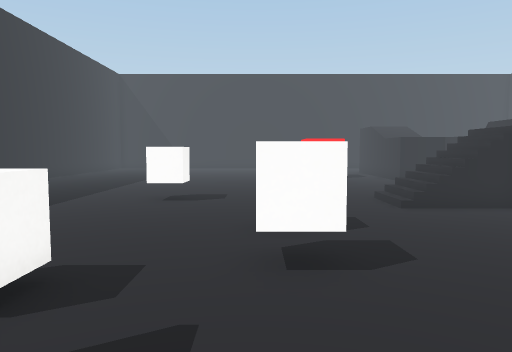
view 1 (above)

21 first-person views from a walk through a 3-D level made in the Unity game engine. The camera is 1.4 m above the floor, tilts 4° down and sees 70° across. The floor is counted in squares, 1 m on a side. Each view is taken from the middle of a square. On the plan, view 1 faces up. The plan holds only what a view shows up to about 16 squares ahead; the rest is blank. The player character is not drawn. Some animated figures are left out. Some surface patterns are stand-ins.

view 2
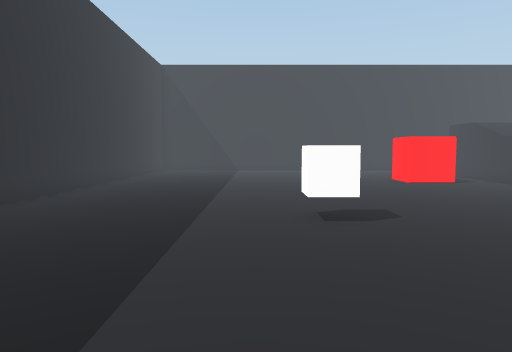

view 3
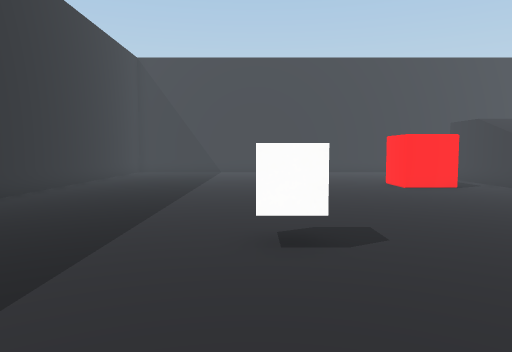

view 4
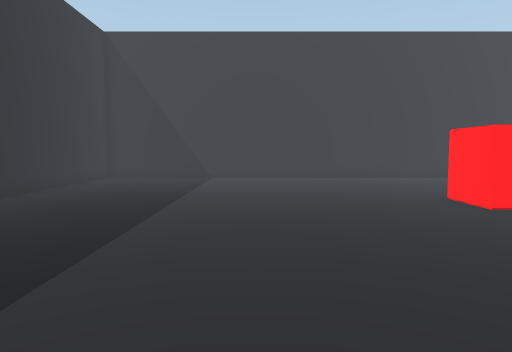

view 5
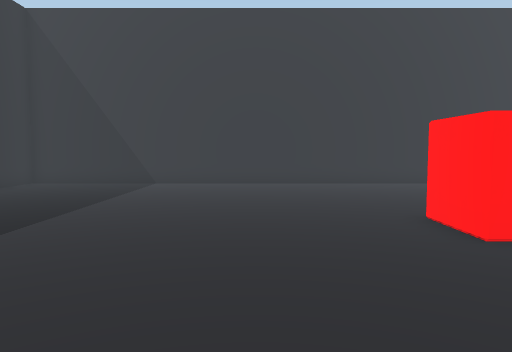

view 6
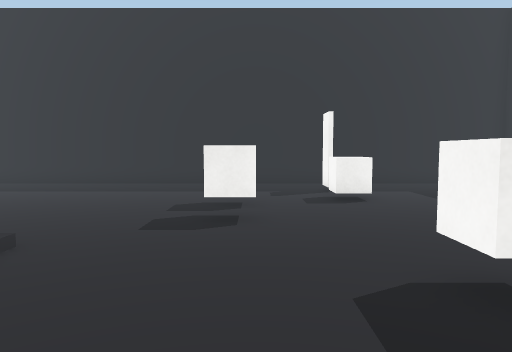

view 7
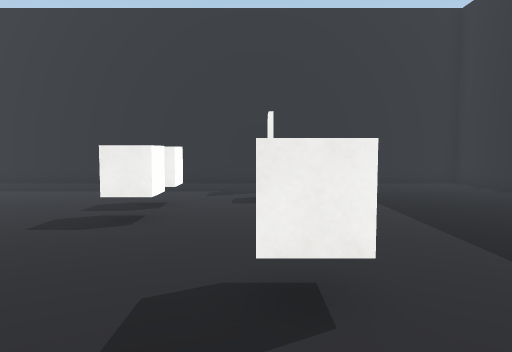

view 8
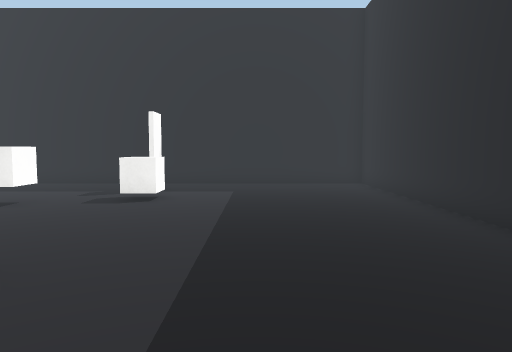

view 9
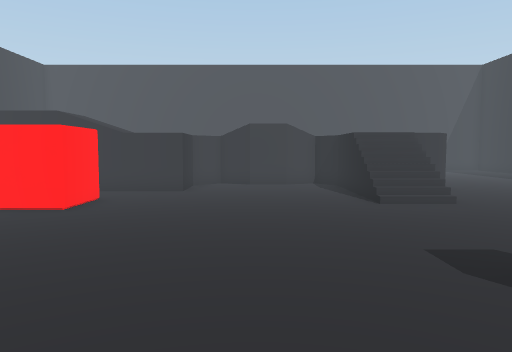

view 10
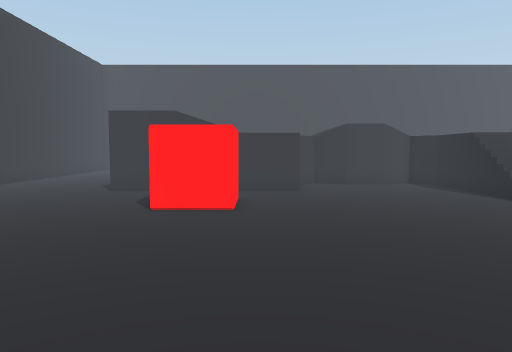

view 11
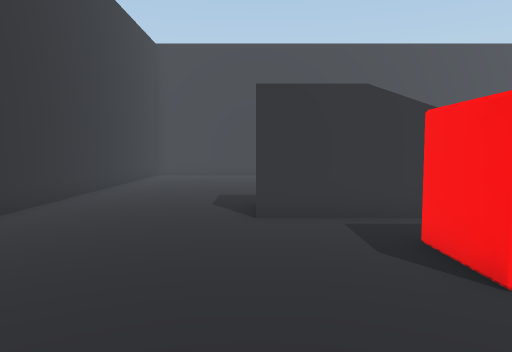

view 12
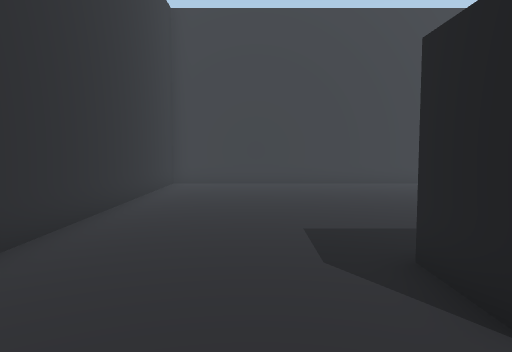

view 13
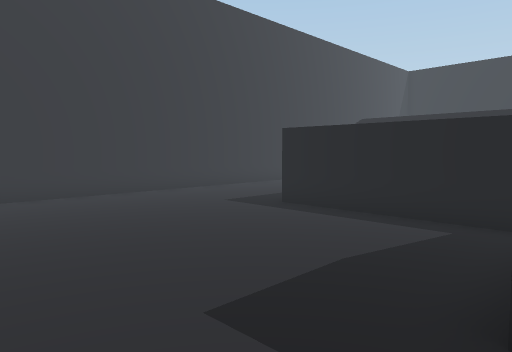

view 14
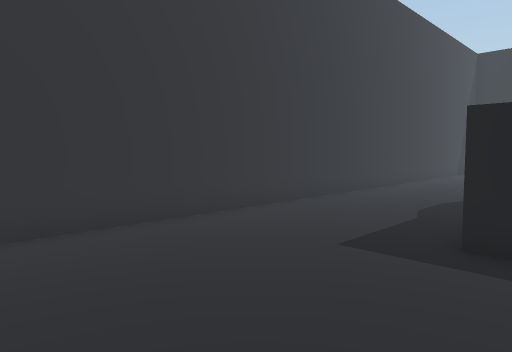

view 15
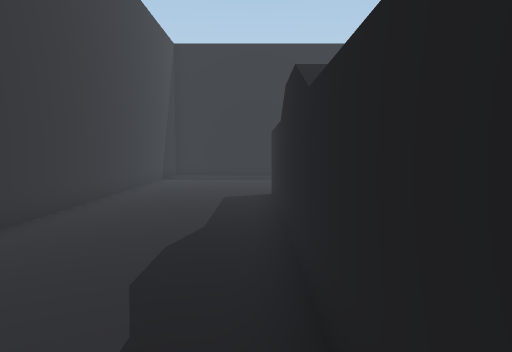

view 16
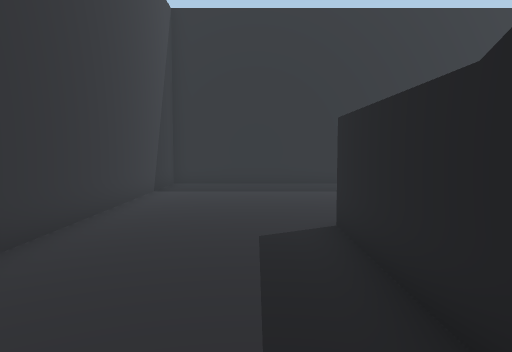

view 17
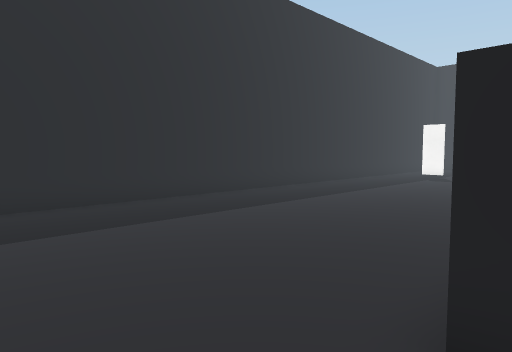

view 18
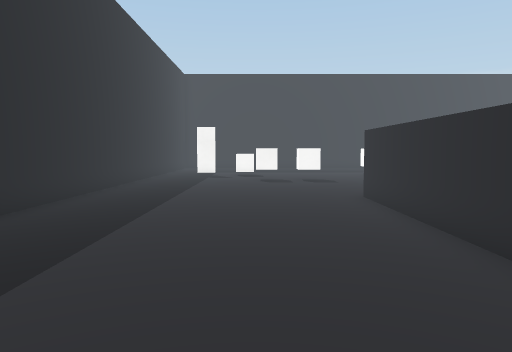

view 19
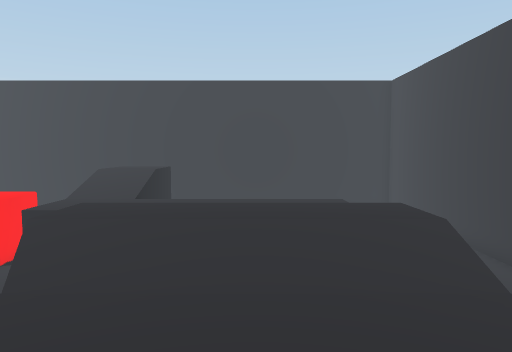

view 20
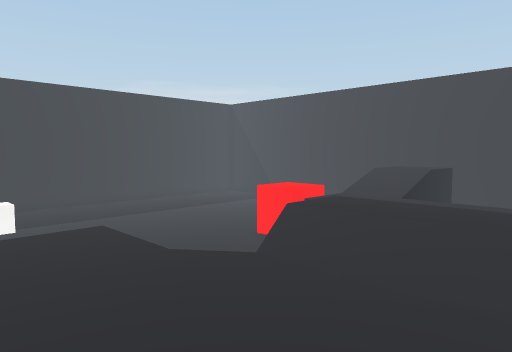

view 21
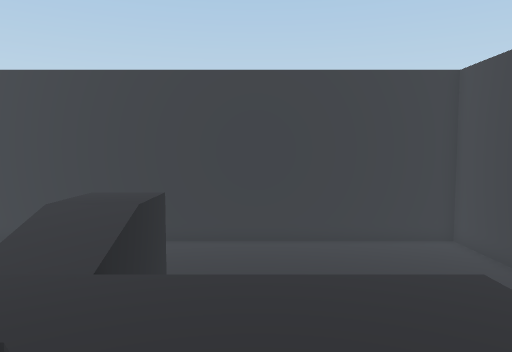

### Floor plan
Key: @ floor where view 1 was taken; # wall or solid block; . main floor; : floor 2 m higher than the main floor; + floor 2.5 m higher than the main floor; * floor 2.75 m higher than the main floor; / step, stairs or slope; = window, fence, low wall or low ledge; v drop or lower ground; C cube.
Columns run from 11 left of view 1 to 20 right of it. Each row starts with its distance up from view 1.
 29 ################################
 28 #..............................#
 27 #..............................#
 26 #..............................#
 25 #..............................#
 24 #..............................#
 23 #.................**...........#
 22 #.................**...........#
 21 #.................**...........#
 20 #.............##..//...........#
 19 #.............##..//...........#
 18 #.................::::::::.....#
 17 #.................::::::::.....#
 16 #...................#:::::.....#
 15 #...................v/////.....#
 14 #...................v+++++.....#
 13 #...................v+++++.....#
 12 #...................v/////.....#
 11  .......C.......//.v#:::::.....#
 10   .............///::::::::.....#
  9  ..............=//:::::   .....#
  8 #.................   : :: .....#
  7 #..........C......#......#.....#
  6 #..............................#
  5 #..........C...................#
  4 #.......CC.....................#
  3 #.......CC.....................#
  2 #..............................#
  1 #........#.....................#
  0 #..........@...................#
 -1 #..............................#
 -2 ################################

Positions as (right, up) in squares from view 1, and headings:
1: (0, 0), facing up
2: (-4, 3), facing up
3: (-3, 5), facing up
4: (-3, 10), facing up
5: (-1, 13), facing up
6: (0, 14), facing down
7: (-2, 14), facing down
8: (-6, 14), facing down
9: (-6, 14), facing right
10: (-6, 18), facing right
11: (-1, 23), facing right
12: (4, 25), facing right
13: (8, 26), facing down-right
14: (13, 24), facing down-right
15: (15, 19), facing down
16: (16, 14), facing down
17: (17, 8), facing down-left
18: (18, 4), facing left
19: (12, 8), facing up
20: (13, 8), facing up-left
21: (11, 13), facing up
